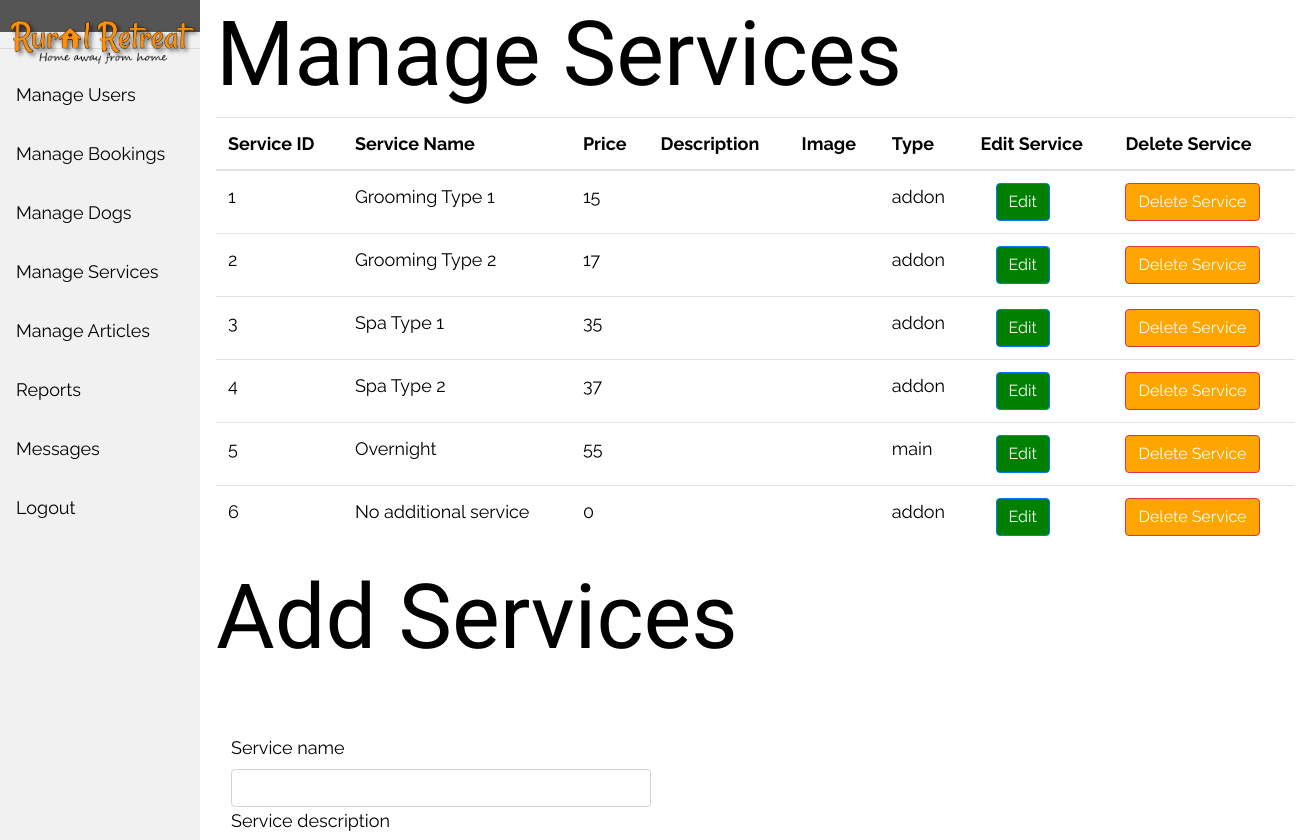
The page /add_services.php (upper part) on the database as committed earlier.
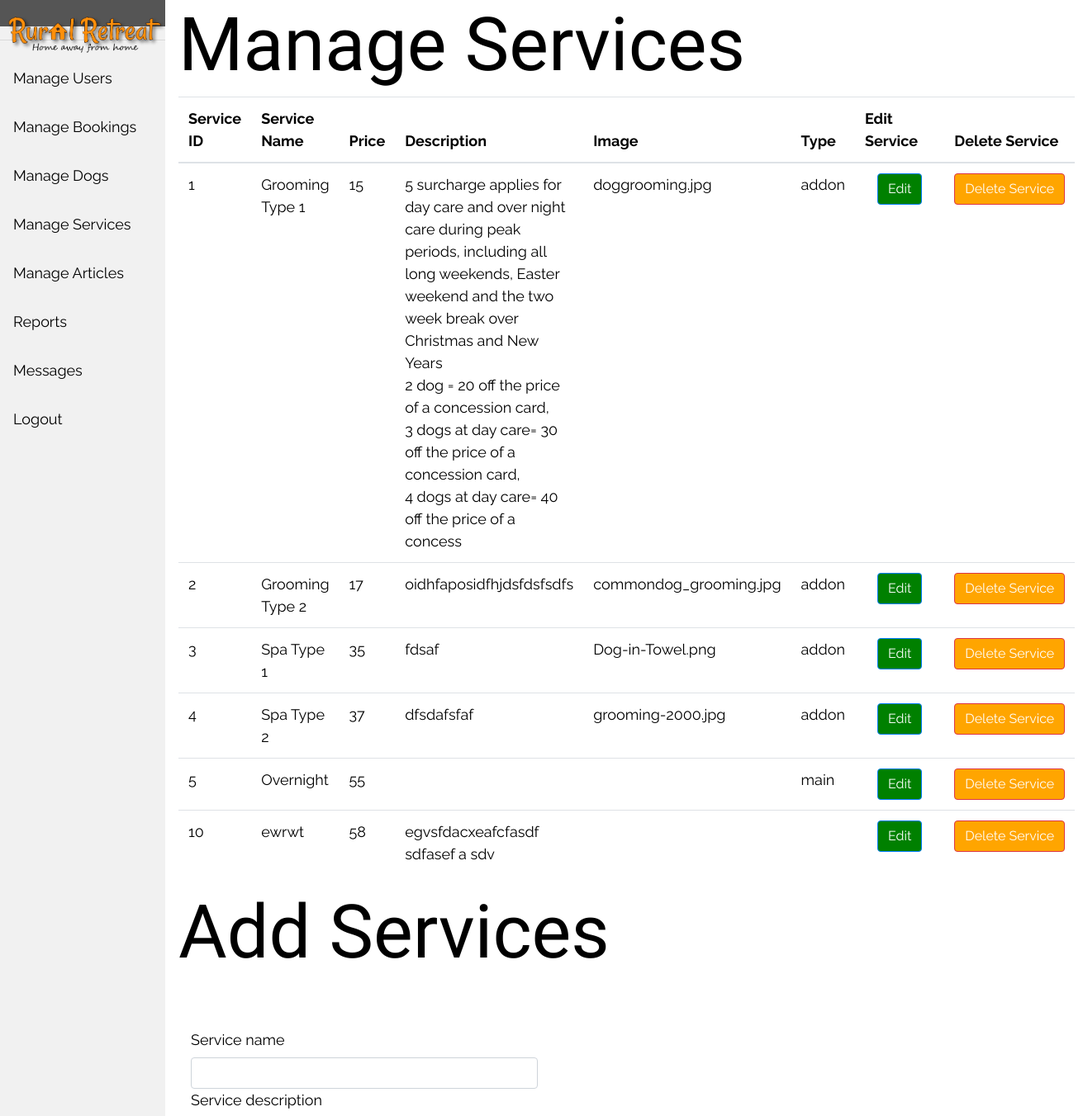
The same page on the database as committed later.
### tables this page shows
CREATE TABLE IF NOT EXISTS `services` (
  `services` varchar(40) NOT NULL,
  `service_id` int(11) NOT NULL AUTO_INCREMENT,
  `price` double NOT NULL,
  `description` text,
  `image` char(150) DEFAULT NULL,
  `service_type` varchar(100) NOT NULL,
  PRIMARY KEY (`service_id`)
);

### add_services.php (the view, shortened to what this page needs)
<?php
include 'includes/dbh.inc.php';
?>
<!DOCTYPE html>
<html lang="en">
	<head>
		<?php
         include_once './partials/head.php';
	   ?>
	   </head>
		 <nav>
		 <?php
			include_once './partials/adminheader.php';
		 ?>
	   </nav>
<body>
<div class="content">
<h1>Manage Services</h1>
    <table class="table table-hover">
  <thead>
    <tr>
      <th scope="col">Service ID</th>
      <th scope="col">Service Name</th>
      <th scope="col">Price</th>
      <th scope="col">Description</th>
      <th scope="col">Image</th>
      <th scope="col">Type</th>
      <th scope="col">Edit Service</th>
      <th scope="col">Delete Service</th>
    </tr>
  </thead>
<tbody>
      <?php
      $services = "SELECT * FROM services";
      $res = mysqli_query($conn, $services);
      while($r = mysqli_fetch_assoc($res)): ?>
            <tr>
            <td><?php echo $r['service_id']; ?></td>
            <td><?php echo $r['services']; ?></td>
            <td><?php echo $r['price']; ?></td>
            <td><?php echo $r['description']; ?></td>
            <td><?php echo $r['image']; ?></td>
            <td><?php echo $r['service_type']; ?></td>
            <td>
            <div class="container">
        <button style = "background-color:green;"type="button" onclick="initModal(<?php echo $r['service_id'].','.'\''.$r['services'].'\','.'\''.$r['price'].'\','.'\''.$r['description'].'\','.'\''.$r['image'].'\','.'\''.$r['service_type'].'\''?>)"class="btn btn-primary" data-toggle="modal" data-target="#myModal">
            Edit
        </button>
  </div>
</td>
            <td>
            <a type ="button" href = "deleteservice.php?service_id=<?php echo $r['service_id'] ?>" style= "background-color: orange;"  onclick="return confirm('Are you sure?')" name="delete" value="Delete Service" class="btn btn-danger" id="delete">Delete Service
            </a>
</td>
            </tr>
<?php endwhile ?>
</tbody>
</table>
<h1 style="color: black;">Add Services</h1>
<form method ="POST" action="includes/add_services.inc.php">
<br>
<br>
<div class="form-group">
  <label class="col-md-4 control-label" for="textinput">Service name</label>
  <div class="col-md-5">
  <input id="service" name="service" type="text" placeholder="" class="form-control input-md" required="">
  </div>
<div class="form-group">
  <label class="col-md-4 control-label" for="description">Service description</label>
</div>
</form>
</div>
</body>
</html>

Rows that differ between the two databases and show on the page:
removed services: service_id "6", services "No additional service", price "0", service_type "addon"
changed services "Grooming Type 1": description (not shown) → "5 surcharge applies for day care and over night care during peak periods, including all long weekends, Easter weekend and the two week break over Christmas and New Years 2 dog = 20 off the price of a concession card, 3 dogs at day care= 30 off the price of a concession card, 4 dogs at day care= 40 off the price of a concess"; image (not shown) → "doggrooming.jpg"
changed services "Grooming Type 2": description (not shown) → "oidhfaposidfhjdsfdsfsdfs"; image (not shown) → "commondog_grooming.jpg"
changed services "Spa Type 1": description (not shown) → "fdsaf"; image (not shown) → "Dog-in-Towel.png"
changed services "Spa Type 2": description (not shown) → "dfsdafsfaf"; image (not shown) → "grooming-2000.jpg"
added services: service_id "10", services "ewrwt", price "58", description "egvsfdacxeafcfasdf sdfasef a sdv"
